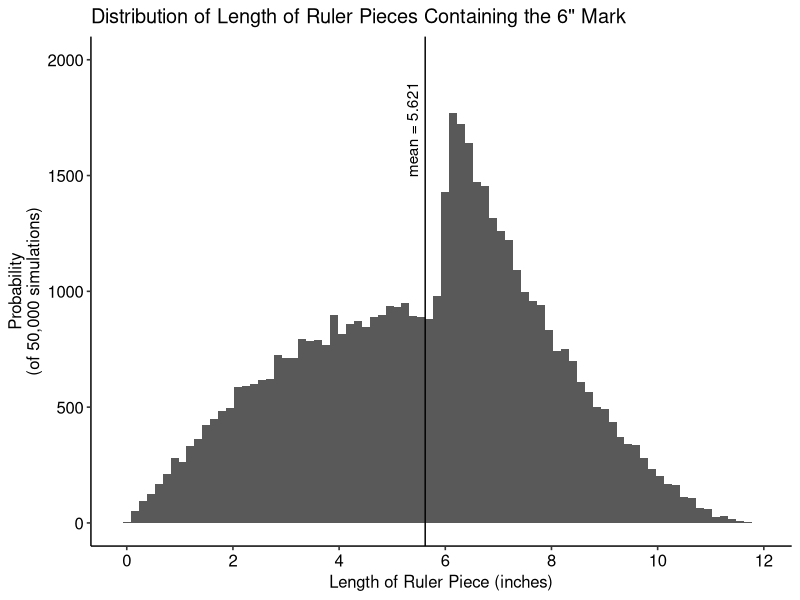

The R source for this figure:
## ---- chunk 1
knitr::opts_chunk$set(echo = TRUE)
## ---- chunk 2
breakRuler <- function (rulerLength = 12, breakNum = 3, mark = 6) {
  breaks <- sample(seq(0, rulerLength, by = 0.001), breakNum) # hopefully 0.001 is small enough
  breaks <- breaks[order(breaks)]
  
  pieceLengths <- c()
  hasMark <- c()
  
  for (pieceNum in 1:(length(breaks) + 1)) {
    pieceBreak <- breaks[pieceNum]
    
    if (pieceNum == 1) {
      pieceLengths <- pieceBreak
      if (pieceBreak >= mark) {
        hasMark <- T
      } else {
        hasMark <- F
      }
      
    } else if (pieceNum <= length(breaks)){
      pieceLengths <- c(pieceLengths, (pieceBreak - breaks[pieceNum - 1]))
      if (pieceBreak >= mark && breaks[pieceNum - 1] < mark) {
        hasMark <- c(hasMark, T)
      } else {
        hasMark <- c(hasMark, F)
      }
      
      
    } else {
      pieceLengths <- c(pieceLengths, (rulerLength - breaks[pieceNum - 1]))
      if (breaks[pieceNum - 1] < mark) {
        hasMark <- c(hasMark, T)
      } else {
        hasMark <- c(hasMark, F)
      }
    }
  }
  return(pieceLengths[hasMark])
}
## ---- chunk 3
allLengths <- c()
for (i in 1:50000) {
  allLengths <- c(allLengths, breakRuler())
}
print(paste("The mean length of ruler pieces that contain the 6 inch mark is", mean(allLengths)))
print(paste("The median length of ruler pieces that contain the 6 inch mark is", median(allLengths)))
## ---- chunk 4
library(ggplot2)
library(ggpubr)

ggplot(data.frame(len = allLengths)) +
  geom_histogram(aes(x = len), binwidth = 0.15) +
  geom_vline(xintercept = mean(allLengths)) +
  annotate(geom = "text", x = mean(allLengths) - 0.25, y = 1700, 
           label = paste("mean =", round(mean(allLengths), digits = 3)), 
           angle = 90) +
  ylim(c(0, 2000)) +
  ylab("Probability\n(of 50,000 simulations)") +
  scale_x_continuous(name = "Length of Ruler Piece (inches)", 
                     breaks = c(seq(0, 12, by = 2))) +
  ggtitle("Distribution of Length of Ruler Pieces Containing the 6\" Mark") +
  theme_pubr()

